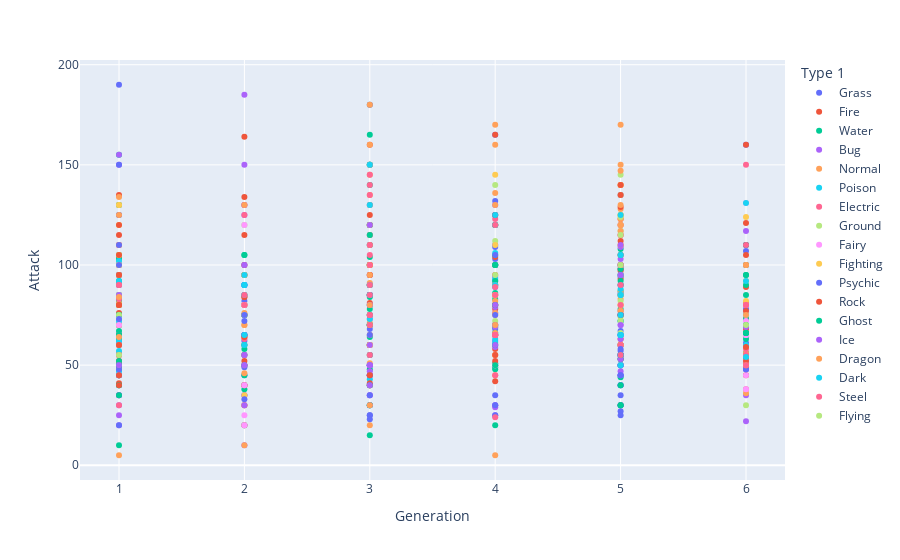

The code cell stored with this chart in its notebook:
### Code cell
fig = px.scatter(pokemon, x='Generation', y='Attack', color='Type 1')
fig.show()

### Figure 1 — Plotly figure (JSON) as saved in the notebook; plotly's stock layout.template omitted (floating-point values rounded to 4 significant figures)
{"data": [{"hovertemplate": "Type 1=Grass<br>Generation=%{x}<br>Attack=%{y}<extra></extra>", "legendgroup": "Grass", "marker": {"color": "#636efa", "symbol": "circle"}, "mode": "markers", "name": "Grass", "orientation": "v", "showlegend": true, "type": "scatter", "x": [1, 1, 1, 1, 1, 1, 1, 1, 1, 1, 1, 1, 1, 2, 2, 2, 2, 2, 2, 2, 2, 2, 3, 3, 3, 3, 3, 3, 3, 3, 3, 3, 3, 3, 3, 4, 4, 4, 4, 4, 4, 4, 4, 4, 4, 4, 4, 4, 4, 4, 5, 5, 5, 5, 5, 5, 5, 5, 5, 5, 5, 5, 5, 5, 5, 6, 6, 6, 6, 6], "xaxis": "x", "y": [49, 62, 82, 100, 50, 65, 80, 75, 90, 105, 40, 95, 55, 49, 62, 82, 80, 35, 45, 55, 30, 75, 45, 65, 85, 110, 40, 70, 100, 40, 130, 60, 85, 115, 68, 68, 89, 109, 30, 70, 35, 60, 100, 62, 92, 132, 100, 110, 100, 103, 45, 60, 75, 53, 98, 27, 67, 35, 60, 86, 55, 85, 50, 94, 90, 61, 78, 107, 65, 100], "yaxis": "y"}, {"hovertemplate": "Type 1=Fire<br>Generation=%{x}<br>Attack=%{y}<extra></extra>", "legendgroup": "Fire", "marker": {"color": "#EF553B", "symbol": "circle"}, "mode": "markers", "name": "Fire", "orientation": "v", "showlegend": true, "type": "scatter", "x": [1, 1, 1, 1, 1, 1, 1, 1, 1, 1, 1, 1, 1, 1, 2, 2, 2, 2, 2, 2, 2, 2, 3, 3, 3, 3, 3, 3, 3, 3, 4, 4, 4, 4, 4, 5, 5, 5, 5, 5, 5, 5, 5, 5, 6, 6, 6, 6, 6, 6, 6, 6], "xaxis": "x", "y": [52, 64, 84, 130, 104, 41, 76, 70, 110, 85, 100, 95, 130, 100, 52, 64, 84, 40, 50, 75, 115, 130, 60, 85, 120, 160, 60, 100, 120, 85, 58, 78, 104, 95, 90, 63, 93, 123, 53, 98, 90, 140, 30, 97, 45, 59, 69, 73, 81, 50, 68, 110], "yaxis": "y"}, {"hovertemplate": "Type 1=Water<br>Generation=%{x}<br>Attack=%{y}<extra></extra>", "legendgroup": "Water", "marker": {"color": "#00cc96", "symbol": "circle"}, "mode": "markers", "name": "Water", "orientation": "v", "showlegend": true, "type": "scatter", "x": [1, 1, 1, 1, 1, 1, 1, 1, 1, 1, 1, 1, 1, 1, 1, 1, 1, 1, 1, 1, 1, 1, 1, 1, 1, 1, 1, 1, 1, 1, 1, 2, 2, 2, 2, 2, 2, 2, 2, 2, 2, 2, 2, 2, 2, 2, 2, 2, 2, 3, 3, 3, 3, 3, 3, 3, 3, 3, 3, 3, 3, 3, 3, 3, 3, 3, 3, 3, 3, 3, 3, 3, 3, 3, 3, 3, 4, 4, 4, 4, 4, 4, 4, 4, 4, 4, 4, 4, 4, 5, 5, 5, 5, 5, 5, 5, 5, 5, 5, 5, 5, 5, 5, 5, 5, 5, 5, 6, 6, 6, 6, 6], "xaxis": "x", "y": [48, 63, 83, 103, 52, 82, 50, 65, 95, 40, 70, 65, 75, 75, 45, 70, 65, 95, 105, 130, 40, 65, 67, 92, 45, 75, 10, 125, 155, 85, 65, 65, 80, 105, 38, 58, 20, 50, 75, 45, 85, 75, 95, 55, 65, 105, 40, 95, 75, 70, 85, 110, 150, 30, 50, 70, 30, 50, 90, 120, 140, 70, 90, 48, 78, 80, 120, 15, 60, 64, 104, 84, 90, 30, 100, 150, 51, 66, 86, 65, 105, 48, 83, 49, 69, 20, 120, 80, 100, 55, 75, 100, 53, 98, 50, 65, 95, 92, 78, 108, 44, 87, 40, 60, 75, 72, 72, 56, 63, 95, 53, 73], "yaxis": "y"}, {"hovertemplate": "Type 1=Bug<br>Generation=%{x}<br>Attack=%{y}<extra></extra>", "legendgroup": "Bug", "marker": {"color": "#ab63fa", "symbol": "circle"}, "mode": "markers", "name": "Bug", "orientation": "v", "showlegend": true, "type": "scatter", "x": [1, 1, 1, 1, 1, 1, 1, 1, 1, 1, 1, 1, 1, 1, 2, 2, 2, 2, 2, 2, 2, 2, 2, 2, 2, 2, 3, 3, 3, 3, 3, 3, 3, 3, 3, 3, 3, 3, 4, 4, 4, 4, 4, 4, 4, 4, 4, 4, 5, 5, 5, 5, 5, 5, 5, 5, 5, 5, 5, 5, 5, 5, 5, 5, 5, 5, 6, 6, 6], "xaxis": "x", "y": [30, 20, 45, 35, 25, 90, 150, 70, 95, 55, 65, 110, 125, 155, 20, 35, 60, 90, 65, 65, 90, 130, 150, 10, 125, 185, 45, 35, 70, 35, 50, 30, 60, 45, 90, 90, 73, 47, 25, 85, 29, 59, 79, 69, 94, 30, 80, 76, 53, 63, 103, 45, 55, 100, 65, 95, 75, 135, 47, 77, 40, 70, 109, 85, 60, 120, 35, 22, 52], "yaxis": "y"}, {"hovertemplate": "Type 1=Normal<br>Generation=%{x}<br>Attack=%{y}<extra></extra>", "legendgroup": "Normal", "marker": {"color": "#FFA15A", "symbol": "circle"}, "mode": "markers", "name": "Normal", "orientation": "v", "showlegend": true, "type": "scatter", "x": [1, 1, 1, 1, 1, 1, 1, 1, 1, 1, 1, 1, 1, 1, 1, 1, 1, 1, 1, 1, 1, 1, 1, 1, 2, 2, 2, 2, 2, 2, 2, 2, 2, 2, 2, 2, 2, 2, 2, 3, 3, 3, 3, 3, 3, 3, 3, 3, 3, 3, 3, 3, 3, 3, 3, 3, 3, 4, 4, 4, 4, 4, 4, 4, 4, 4, 4, 4, 4, 4, 4, 4, 4, 4, 4, 5, 5, 5, 5, 5, 5, 5, 5, 5, 5, 5, 5, 5, 5, 5, 5, 5, 5, 5, 6, 6, 6, 6], "xaxis": "x", "y": [45, 60, 80, 80, 56, 81, 60, 90, 45, 70, 45, 70, 65, 85, 110, 55, 5, 95, 125, 100, 48, 55, 60, 110, 46, 76, 30, 50, 30, 70, 80, 70, 80, 130, 80, 95, 20, 80, 10, 30, 70, 55, 85, 60, 80, 160, 51, 71, 91, 20, 45, 65, 60, 40, 115, 70, 90, 55, 75, 120, 45, 85, 100, 66, 76, 136, 55, 82, 5, 65, 85, 85, 80, 160, 120, 55, 85, 60, 80, 110, 55, 77, 115, 60, 60, 50, 95, 60, 100, 110, 83, 123, 77, 128, 36, 56, 50, 80], "yaxis": "y"}, {"hovertemplate": "Type 1=Poison<br>Generation=%{x}<br>Attack=%{y}<extra></extra>", "legendgroup": "Poison", "marker": {"color": "#19d3f3", "symbol": "circle"}, "mode": "markers", "name": "Poison", "orientation": "v", "showlegend": true, "type": "scatter", "x": [1, 1, 1, 1, 1, 1, 1, 1, 1, 1, 1, 1, 1, 1, 2, 3, 3, 3, 4, 4, 4, 4, 4, 4, 5, 5, 6, 6], "xaxis": "x", "y": [60, 85, 47, 62, 92, 57, 72, 102, 45, 80, 80, 105, 65, 90, 90, 43, 73, 100, 63, 93, 50, 90, 61, 106, 50, 95, 60, 75], "yaxis": "y"}, {"hovertemplate": "Type 1=Electric<br>Generation=%{x}<br>Attack=%{y}<extra></extra>", "legendgroup": "Electric", "marker": {"color": "#FF6692", "symbol": "circle"}, "mode": "markers", "name": "Electric", "orientation": "v", "showlegend": true, "type": "scatter", "x": [1, 1, 1, 1, 1, 1, 1, 1, 1, 2, 2, 2, 2, 2, 2, 2, 3, 3, 3, 3, 3, 4, 4, 4, 4, 4, 4, 4, 4, 4, 4, 4, 4, 5, 5, 5, 5, 5, 5, 5, 5, 6, 6, 6], "xaxis": "x", "y": [55, 90, 35, 60, 30, 50, 83, 65, 90, 40, 40, 55, 75, 95, 63, 85, 45, 75, 75, 50, 40, 65, 85, 120, 45, 70, 123, 50, 65, 65, 65, 65, 65, 60, 100, 75, 55, 85, 115, 115, 105, 38, 55, 58], "yaxis": "y"}, {"hovertemplate": "Type 1=Ground<br>Generation=%{x}<br>Attack=%{y}<extra></extra>", "legendgroup": "Ground", "marker": {"color": "#B6E880", "symbol": "circle"}, "mode": "markers", "name": "Ground", "orientation": "v", "showlegend": true, "type": "scatter", "x": [1, 1, 1, 1, 1, 1, 1, 1, 2, 2, 2, 3, 3, 3, 3, 3, 3, 3, 4, 4, 4, 4, 5, 5, 5, 5, 5, 5, 5, 5, 5, 5], "xaxis": "x", "y": [75, 100, 55, 80, 50, 80, 85, 130, 75, 60, 120, 100, 70, 100, 40, 70, 150, 180, 72, 112, 140, 95, 85, 135, 72, 82, 117, 66, 74, 124, 125, 145], "yaxis": "y"}, {"hovertemplate": "Type 1=Fairy<br>Generation=%{x}<br>Attack=%{y}<extra></extra>", "legendgroup": "Fairy", "marker": {"color": "#FF97FF", "symbol": "circle"}, "mode": "markers", "name": "Fairy", "orientation": "v", "showlegend": true, "type": "scatter", "x": [1, 1, 2, 2, 2, 2, 2, 4, 6, 6, 6, 6, 6, 6, 6, 6, 6], "xaxis": "x", "y": [45, 70, 25, 20, 40, 80, 120, 50, 38, 45, 65, 52, 72, 48, 80, 65, 131], "yaxis": "y"}, {"hovertemplate": "Type 1=Fighting<br>Generation=%{x}<br>Attack=%{y}<extra></extra>", "legendgroup": "Fighting", "marker": {"color": "#FECB52", "symbol": "circle"}, "mode": "markers", "name": "Fighting", "orientation": "v", "showlegend": true, "type": "scatter", "x": [1, 1, 1, 1, 1, 1, 1, 2, 2, 3, 3, 3, 3, 3, 4, 4, 4, 5, 5, 5, 5, 5, 5, 5, 6, 6, 6], "xaxis": "x", "y": [80, 105, 80, 100, 130, 120, 105, 35, 95, 60, 120, 40, 60, 100, 70, 110, 145, 80, 105, 140, 100, 125, 85, 125, 82, 124, 92], "yaxis": "y"}, {"hovertemplate": "Type 1=Psychic<br>Generation=%{x}<br>Attack=%{y}<extra></extra>", "legendgroup": "Psychic", "marker": {"color": "#636efa", "symbol": "circle"}, "mode": "markers", "name": "Psychic", "orientation": "v", "showlegend": true, "type": "scatter", "x": [1, 1, 1, 1, 1, 1, 1, 1, 1, 1, 1, 2, 2, 2, 2, 2, 2, 2, 3, 3, 3, 3, 3, 3, 3, 3, 3, 3, 3, 3, 4, 4, 4, 4, 4, 4, 4, 4, 5, 5, 5, 5, 5, 5, 5, 5, 5, 5, 5, 5, 5, 5, 6, 6, 6, 6, 6], "xaxis": "x", "y": [20, 35, 50, 50, 48, 73, 45, 110, 190, 150, 100, 50, 75, 65, 72, 33, 90, 100, 25, 35, 65, 85, 25, 45, 50, 23, 150, 180, 70, 95, 30, 25, 125, 165, 75, 105, 125, 70, 100, 25, 55, 45, 57, 58, 30, 45, 55, 30, 40, 65, 55, 75, 48, 48, 48, 110, 160], "yaxis": "y"}, {"hovertemplate": "Type 1=Rock<br>Generation=%{x}<br>Attack=%{y}<extra></extra>", "legendgroup": "Rock", "marker": {"color": "#EF553B", "symbol": "circle"}, "mode": "markers", "name": "Rock", "orientation": "v", "showlegend": true, "type": "scatter", "x": [1, 1, 1, 1, 1, 1, 1, 1, 1, 1, 2, 2, 2, 2, 2, 3, 3, 3, 3, 3, 3, 3, 3, 4, 4, 4, 4, 4, 4, 5, 5, 5, 5, 5, 5, 6, 6, 6, 6, 6, 6, 6, 6, 6], "xaxis": "x", "y": [80, 95, 120, 45, 40, 60, 80, 115, 105, 135, 100, 64, 84, 134, 164, 45, 55, 95, 41, 81, 95, 125, 100, 125, 165, 42, 52, 80, 55, 75, 105, 135, 112, 140, 129, 52, 105, 89, 121, 59, 77, 50, 100, 160], "yaxis": "y"}, {"hovertemplate": "Type 1=Ghost<br>Generation=%{x}<br>Attack=%{y}<extra></extra>", "legendgroup": "Ghost", "marker": {"color": "#00cc96", "symbol": "circle"}, "mode": "markers", "name": "Ghost", "orientation": "v", "showlegend": true, "type": "scatter", "x": [1, 1, 1, 1, 2, 3, 3, 3, 3, 3, 4, 4, 4, 4, 4, 4, 4, 5, 5, 5, 5, 5, 6, 6, 6, 6, 6, 6, 6, 6, 6, 6], "xaxis": "x", "y": [35, 50, 65, 65, 60, 75, 115, 165, 40, 70, 50, 80, 60, 92, 100, 100, 120, 30, 50, 30, 40, 55, 70, 110, 66, 66, 66, 66, 90, 85, 95, 100], "yaxis": "y"}, {"hovertemplate": "Type 1=Ice<br>Generation=%{x}<br>Attack=%{y}<extra></extra>", "legendgroup": "Ice", "marker": {"color": "#ab63fa", "symbol": "circle"}, "mode": "markers", "name": "Ice", "orientation": "v", "showlegend": true, "type": "scatter", "x": [1, 1, 2, 2, 2, 2, 3, 3, 3, 3, 3, 3, 3, 4, 4, 4, 5, 5, 5, 5, 5, 5, 6, 6], "xaxis": "x", "y": [50, 85, 50, 100, 55, 30, 50, 80, 120, 40, 60, 80, 50, 60, 130, 80, 50, 65, 95, 70, 110, 50, 69, 117], "yaxis": "y"}, {"hovertemplate": "Type 1=Dragon<br>Generation=%{x}<br>Attack=%{y}<extra></extra>", "legendgroup": "Dragon", "marker": {"color": "#FFA15A", "symbol": "circle"}, "mode": "markers", "name": "Dragon", "orientation": "v", "showlegend": true, "type": "scatter", "x": [1, 1, 1, 3, 3, 3, 3, 3, 3, 3, 3, 3, 3, 3, 3, 4, 4, 4, 4, 5, 5, 5, 5, 5, 5, 5, 5, 5, 6, 6, 6, 6], "xaxis": "x", "y": [64, 84, 134, 70, 110, 75, 95, 135, 145, 80, 100, 90, 130, 150, 180, 70, 90, 130, 170, 87, 117, 147, 120, 120, 150, 130, 170, 120, 50, 75, 100, 100], "yaxis": "y"}, {"hovertemplate": "Type 1=Dark<br>Generation=%{x}<br>Attack=%{y}<extra></extra>", "legendgroup": "Dark", "marker": {"color": "#19d3f3", "symbol": "circle"}, "mode": "markers", "name": "Dark", "orientation": "v", "showlegend": true, "type": "scatter", "x": [2, 2, 2, 2, 2, 2, 3, 3, 3, 3, 3, 3, 4, 4, 4, 5, 5, 5, 5, 5, 5, 5, 5, 5, 5, 5, 5, 5, 6, 6, 6], "xaxis": "x", "y": [65, 85, 95, 60, 90, 90, 55, 90, 75, 85, 130, 150, 125, 120, 90, 50, 88, 75, 90, 65, 105, 85, 125, 55, 65, 65, 85, 105, 54, 92, 131], "yaxis": "y"}, {"hovertemplate": "Type 1=Steel<br>Generation=%{x}<br>Attack=%{y}<extra></extra>", "legendgroup": "Steel", "marker": {"color": "#FF6692", "symbol": "circle"}, "mode": "markers", "name": "Steel", "orientation": "v", "showlegend": true, "type": "scatter", "x": [2, 2, 2, 3, 3, 3, 3, 3, 3, 3, 3, 3, 3, 3, 3, 4, 4, 4, 5, 5, 5, 5, 6, 6, 6, 6, 6], "xaxis": "x", "y": [85, 125, 80, 85, 105, 70, 90, 110, 140, 55, 75, 135, 145, 75, 100, 24, 89, 120, 55, 80, 100, 90, 80, 110, 150, 50, 80], "yaxis": "y"}, {"hovertemplate": "Type 1=Flying<br>Generation=%{x}<br>Attack=%{y}<extra></extra>", "legendgroup": "Flying", "marker": {"color": "#B6E880", "symbol": "circle"}, "mode": "markers", "name": "Flying", "orientation": "v", "showlegend": true, "type": "scatter", "x": [5, 5, 6, 6], "xaxis": "x", "y": [115, 100, 30, 70], "yaxis": "y"}], "layout": {"legend": {"title": {"text": "Type 1"}, "tracegroupgap": 0}, "margin": {"t": 60}, "xaxis": {"anchor": "y", "domain": [0, 1], "title": {"text": "Generation"}}, "yaxis": {"anchor": "x", "domain": [0, 1], "title": {"text": "Attack"}}}}
